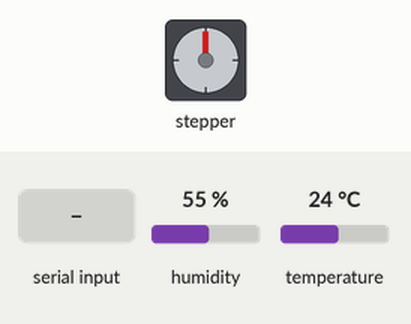
Bench run of a sketch on a simulated Arduino Uno, built with avr-gcc and run on an emulated ATmega328P. On the bench: stepper motor. The inputs (shaded band) are chosen by the test bench; at power-on: humidity 55 %, temperature 24 °C. Stepper angles assume 2048 steps per turn.

Above: at 1.2 s.
1.3 s: "1" received over the second serial link
At 1.77 s:
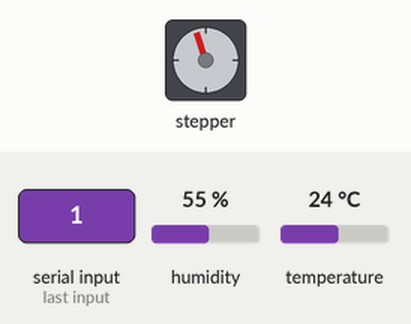
At 2.38 s:
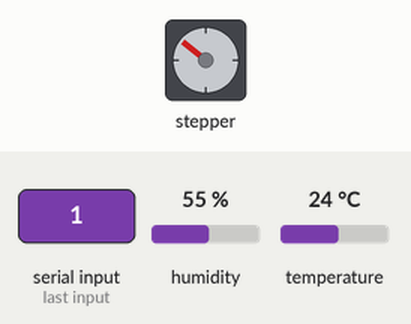
7.3 s: "2" received over the second serial link
At 7.52 s:
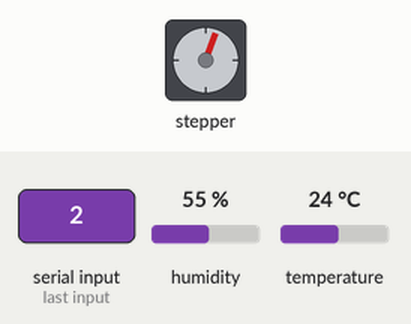
Timing chart, 0 to 15.7 s (numbered marks = the images above; inputs shaded):
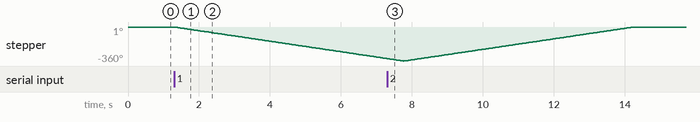

Measured:
- after the input at 1.3 s, stepper: keeps turning counter-clockwise at about 56°/s, starting at once

The sketch:

SmartCurtain.ino
```cpp
#include <SoftwareSerial.h>
#include <Stepper.h>
#include <dht.h>

SoftwareSerial BT(2,3);
const int stepsPerRevolution = 64;
Stepper myStepper(stepsPerRevolution, 11,9,10,8);
dht DHT;
#define DHT11_PIN A1
unsigned long previousMillis = 0;

char a = BT.read();


void setup()
{
Serial.begin(9600);
myStepper.setSpeed(300);
BT.begin(9600);
}
void loop(){

voicemode();
}

void automode(){


   int chk = DHT.read11(DHT11_PIN);
   int temperature = DHT.temperature;
    int AnalogValue;
    AnalogValue = analogRead(A0);


    if(temperature>25&&AnalogValue>600){
      myStepper.step(-2048);


    }else if(temperature>25&&AnalogValue<600){
     myStepper.step(2048);

    }else if (temperature<25&&AnalogValue>600){
    myStepper.step(2048);

    }else if (temperature<25&&AnalogValue<600){
  myStepper.step(-2048);

    }
    return;}

void voicemode(){
  unsigned long currentMillis = millis();
  if(BT.available()){
char a = BT.read();


  if (a=='1'){

     previousMillis = currentMillis;
    automode();

  }
  if (a=='2'){
       previousMillis = currentMillis;

    myStepper.step(2048);


  }
  if (a=='3'){
   previousMillis = currentMillis;

    myStepper.step(-2048);

  }


  }

     if (currentMillis - previousMillis >=1000*60*60*2){
    previousMillis = currentMillis;
    automode();
    return;
 }
}
```
